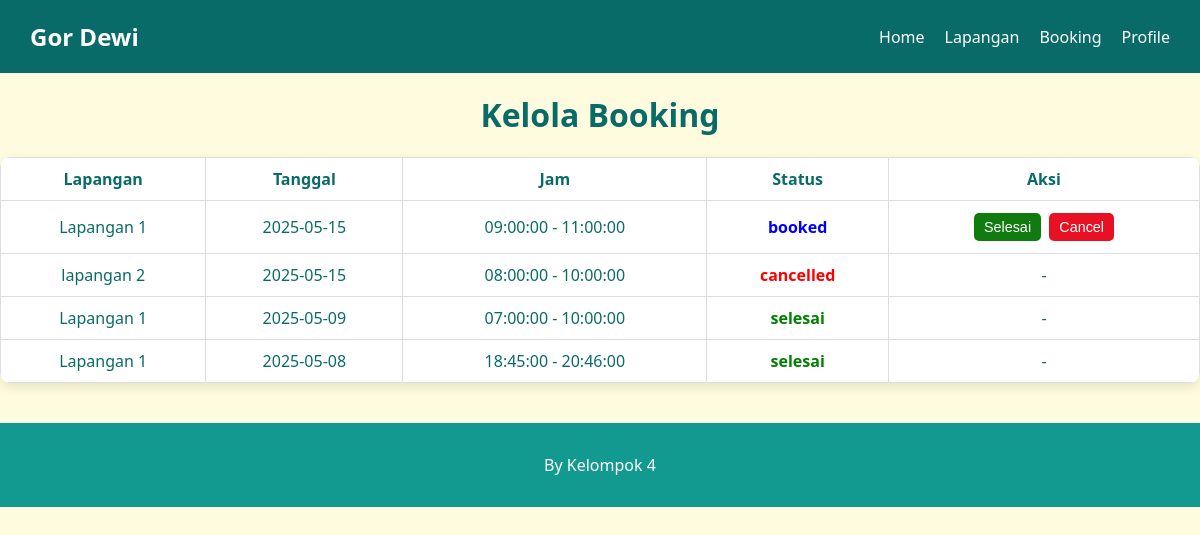
Page /admin/kelola_booking.php on the earlier database version.
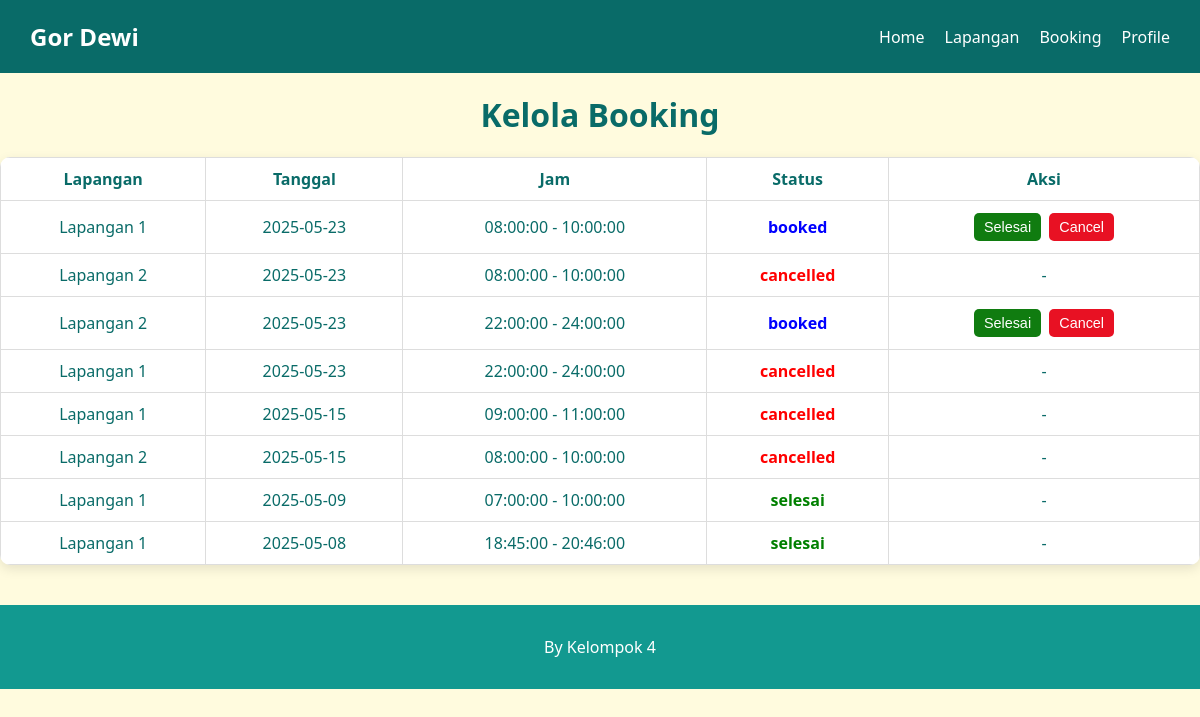
Same page on the later database version.
### tables this page shows
CREATE TABLE `booking` (
  `id_booking` int(11) NOT NULL,
  `id_lapangan` int(11) DEFAULT NULL,
  `id_users` int(11) DEFAULT NULL,
  `tanggal` date DEFAULT NULL,
  `jam_mulai` time DEFAULT NULL,
  `jam_selesai` time DEFAULT NULL,
  `status` enum('booked','selesai','cancelled','pending_cancel') NOT NULL DEFAULT 'booked',
  `status_pembayaran` enum('DP','LUNAS') NOT NULL
);

CREATE TABLE `lapangan` (
  `id_lapangan` int(11) NOT NULL,
  `nama_lapangan` varchar(100) NOT NULL,
  `status_aktif` tinyint(1) DEFAULT 1
);

### admin/kelola_booking.php (the view, shortened to what this page needs)
<?php include '../koneksi.php'; ?>
<!DOCTYPE html>
<html>
<head>
    <link rel="stylesheet" href="../style/all.css">
    <link rel="stylesheet" href="../style/admin.css">
</head>
<body>
    <nav>
        <div class="logo">Gor Dewi</div>
        <ul>
            <li><a href="../admin/admin.php">Home</a></li>
            <li><a href="../admin/kelola_lapangan.php">Lapangan</a></li>
            <li><a href="../admin/kelola_booking.php">Booking</a></li>
            <li><a href="../admin/profile_admin.php">Profile</a></li>
        </ul>
    </nav>
    <h1>Kelola Booking</h1>
    <table>
        <tr>
            <th>Lapangan</th>
            <th>Tanggal</th>
            <th>Jam</th>
            <th>Status</th>
            <th>Aksi</th>
        </tr>
        <?php
        $booking = mysqli_query($conn, "SELECT b.*, l.nama_lapangan FROM booking b JOIN lapangan l ON b.id_lapangan = l.id_lapangan ORDER BY tanggal DESC");
        while ($b = mysqli_fetch_assoc($booking)):
        ?>
            <tr>
                <td><?= $b['nama_lapangan'] ?></td>
                <td><?= $b['tanggal'] ?></td>
                <td><?= $b['jam_mulai'] ?> - <?= $b['jam_selesai'] ?></td>
                <td class="status-<?= $b['status'] ?>"><?= $b['status'] ?></td>
                <td>
                    <?php if ($b['status'] == 'booked'): ?>
                        <form method="POST" style="display:inline;">
                            <button name="selesai_booking" class="btn selesai">Selesai</button>
                        </form>
                        <form method="POST" style="display:inline;">
                            <button name="batal_booking" class="btn hapus">Cancel</button>
                        </form>
                    <?php else: ?>
                        -
                    <?php endif; ?>
                </td>
            </tr>
        <?php endwhile; ?>
    </table>
</body>
<footer>
    <p>By Kelompok 4</p>
</footer>
</html>

Differences in the rows shown:
added booking: id_lapangan.nama_lapangan "Lapangan 1", tanggal "2025-05-23", jam_mulai "08:00:00", jam_selesai "10:00:00", status "booked"
added booking: id_lapangan.nama_lapangan "Lapangan 2", tanggal "2025-05-23", jam_mulai "08:00:00", jam_selesai "10:00:00", status "cancelled"
added booking: id_lapangan.nama_lapangan "Lapangan 2", tanggal "2025-05-23", jam_mulai "22:00:00", jam_selesai "24:00:00", status "booked"
added booking: id_lapangan.nama_lapangan "Lapangan 1", tanggal "2025-05-23", jam_mulai "22:00:00", jam_selesai "24:00:00", status "cancelled"
changed booking (number 5 of 8 on the later page): status "booked" → "cancelled"; status "Selesai Cancel" → "-"
changed booking (number 6 of 8 on the later page): id_lapangan.nama_lapangan "lapangan 2" → "Lapangan 2"
